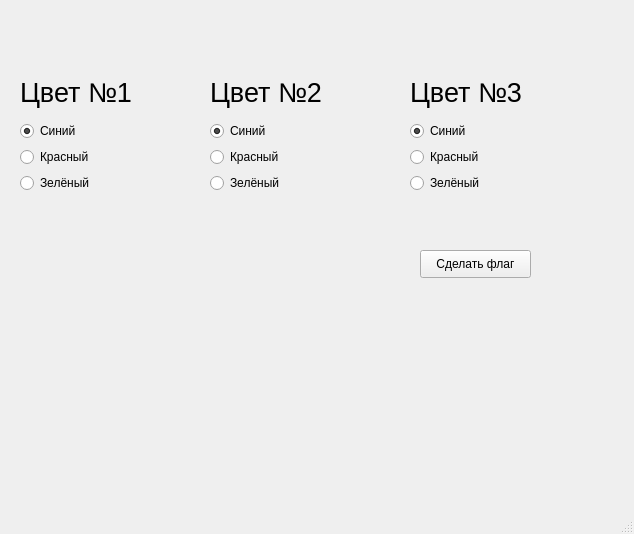
<?xml version="1.0" encoding="UTF-8"?>
<ui version="4.0">
 <class>MainWindow</class>
 <widget class="QMainWindow" name="MainWindow">
  <property name="geometry">
   <rect>
    <x>0</x>
    <y>0</y>
    <width>634</width>
    <height>534</height>
   </rect>
  </property>
  <property name="windowTitle">
   <string>MainWindow</string>
  </property>
  <widget class="QWidget" name="centralwidget">
   <widget class="QWidget" name="verticalLayoutWidget">
    <property name="geometry">
     <rect>
      <x>20</x>
      <y>70</y>
      <width>160</width>
      <height>123</height>
     </rect>
    </property>
    <layout class="QVBoxLayout" name="verticalLayout">
     <item>
      <widget class="QLabel" name="label">
       <property name="font">
        <font>
         <pointsize>20</pointsize>
        </font>
       </property>
       <property name="text">
        <string>Цвет №1</string>
       </property>
      </widget>
     </item>
     <item>
      <widget class="QRadioButton" name="radioButton_3">
       <property name="text">
        <string>Синий</string>
       </property>
       <property name="checked">
        <bool>true</bool>
       </property>
      </widget>
     </item>
     <item>
      <widget class="QRadioButton" name="radioButton_2">
       <property name="text">
        <string>Красный</string>
       </property>
      </widget>
     </item>
     <item>
      <widget class="QRadioButton" name="radioButton_4">
       <property name="text">
        <string>Зелёный</string>
       </property>
      </widget>
     </item>
    </layout>
   </widget>
   <widget class="QWidget" name="verticalLayoutWidget_2">
    <property name="geometry">
     <rect>
      <x>210</x>
      <y>70</y>
      <width>160</width>
      <height>123</height>
     </rect>
    </property>
    <layout class="QVBoxLayout" name="verticalLayout_2">
     <item>
      <widget class="QLabel" name="label_2">
       <property name="font">
        <font>
         <pointsize>20</pointsize>
        </font>
       </property>
       <property name="text">
        <string>Цвет №2</string>
       </property>
      </widget>
     </item>
     <item>
      <widget class="QRadioButton" name="radioButton_5">
       <property name="text">
        <string>Синий</string>
       </property>
       <property name="checked">
        <bool>true</bool>
       </property>
      </widget>
     </item>
     <item>
      <widget class="QRadioButton" name="radioButton_6">
       <property name="text">
        <string>Красный</string>
       </property>
      </widget>
     </item>
     <item>
      <widget class="QRadioButton" name="radioButton_7">
       <property name="text">
        <string>Зелёный</string>
       </property>
      </widget>
     </item>
    </layout>
   </widget>
   <widget class="QPushButton" name="make_flag">
    <property name="geometry">
     <rect>
      <x>420</x>
      <y>250</y>
      <width>111</width>
      <height>28</height>
     </rect>
    </property>
    <property name="text">
     <string>Сделать флаг</string>
    </property>
   </widget>
   <widget class="QLabel" name="result">
    <property name="geometry">
     <rect>
      <x>20</x>
      <y>220</y>
      <width>341</width>
      <height>251</height>
     </rect>
    </property>
    <property name="font">
     <font>
      <pointsize>8</pointsize>
     </font>
    </property>
    <property name="text">
     <string/>
    </property>
   </widget>
   <widget class="QWidget" name="verticalLayoutWidget_3">
    <property name="geometry">
     <rect>
      <x>410</x>
      <y>70</y>
      <width>160</width>
      <height>123</height>
     </rect>
    </property>
    <layout class="QVBoxLayout" name="verticalLayout_3">
     <item>
      <widget class="QLabel" name="label_4">
       <property name="font">
        <font>
         <pointsize>20</pointsize>
        </font>
       </property>
       <property name="text">
        <string>Цвет №3</string>
       </property>
      </widget>
     </item>
     <item>
      <widget class="QRadioButton" name="radioButton_8">
       <property name="text">
        <string>Синий</string>
       </property>
       <property name="checked">
        <bool>true</bool>
       </property>
      </widget>
     </item>
     <item>
      <widget class="QRadioButton" name="radioButton_9">
       <property name="text">
        <string>Красный</string>
       </property>
      </widget>
     </item>
     <item>
      <widget class="QRadioButton" name="radioButton_10">
       <property name="text">
        <string>Зелёный</string>
       </property>
      </widget>
     </item>
    </layout>
   </widget>
  </widget>
  <widget class="QMenuBar" name="menubar">
   <property name="geometry">
    <rect>
     <x>0</x>
     <y>0</y>
     <width>634</width>
     <height>24</height>
    </rect>
   </property>
  </widget>
  <widget class="QStatusBar" name="statusbar"/>
 </widget>
 <resources/>
 <connections/>
</ui>
